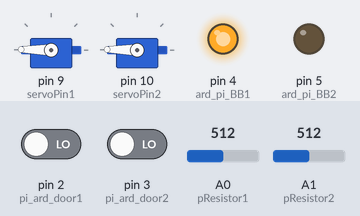
The sketch below on a simulated Arduino Uno, built with avr-gcc and run on an emulated ATmega328P. Parts: 2 × servo, output pins drawn as LEDs (lit = HIGH). Inputs (shaded band) come from the test bench; at power-on: pin 2 (pi_ard_door1) LOW, pin 3 (pi_ard_door2) LOW, A0 (pResistor1) = 512, A1 (pResistor2) = 512.

Above: at 5.9 s.
6.0 s: pin 2 (pi_ard_door1) driven HIGH
At 7.4 s:
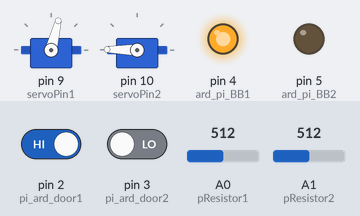
8.3 s: pin 3 (pi_ard_door2) driven HIGH
At 10.2 s:
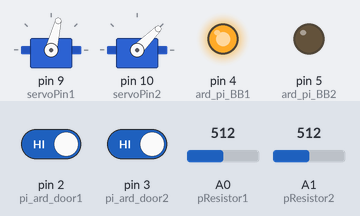
10.9 s: A0 (pResistor1) set to 443
12.4 s: A0 (pResistor1) set to 424
At 13.3 s:
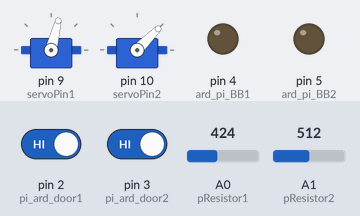
13.9 s: A1 (pResistor2) set to 477
15.4 s: A1 (pResistor2) set to 451
At 16.8 s:
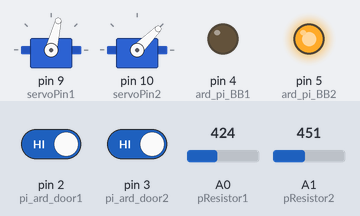
Timing chart, 0 to 17.9 s (numbered marks = the images above; inputs shaded):
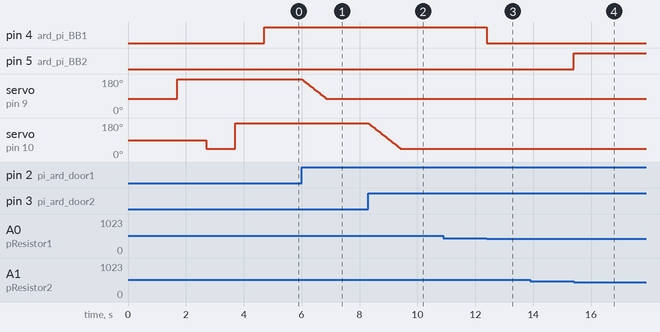

The sketch:

SEM_ard_nano.ino
```cpp
#include<Servo.h>
Servo servo1;     // Servo 1 = door1
#include<Servo.h>
Servo servo2;     // Servo 2 = door2

//Constants
const int slowness = 8000;   //slowness factor, us wait between 1deg movements, change to set door speed
//beam breaks
const int pResistor1 = A0;//BB1 safety
const int pResistor2 = A1;//BB2 return

//servo control
const int servoPin1 = 9;// door servos 1-2
const int servoPin2 = 10;

//outputs to Pi
const int ard_pi_BB1 = 4;//reports BB1low to Pi
const int ard_pi_BB2 = 5;//reports BB2low to Pi

//door angles: determine empirically
const int CLOSE_DOOR1 = 179;//Angle of 179 degrees -> door is closed
const int OPEN_DOOR1 = 76;//Angle of 76 degrees -> door is opened
const int CLOSE_DOOR2 = 179;//Angle of 179 degrees -> door is closed
const int OPEN_DOOR2 = 45;//Angle of 45 degrees -> door is opened

//motor inputs from Pi
const int pi_ard_door1 = 2;//open door1
const int pi_ard_door2 = 3;//open door2

//Variables
int photo_value1;//Store value from photoresistor (0-1023)
int INIT_READ1;//Store initial value from photoresistor
int photo_value2;//Store value from photoresistor (0-1023)
int INIT_READ2;
int pos1_current = CLOSE_DOOR1; //initial position variables for servos
int pos1_target = CLOSE_DOOR1;
int pos2_current = CLOSE_DOOR2; //initial position variables for servos
int pos2_target = CLOSE_DOOR2;
long start = millis();


void setup()
{
//  Serial.begin(9600);//setup serial
  pinMode(pResistor1, INPUT);//Set photoResistor - A0 pin as an input
  pinMode(pResistor2, INPUT);
  pinMode(ard_pi_BB1, OUTPUT);//output reports to Pi
  pinMode(ard_pi_BB2, OUTPUT);
  pinMode(pi_ard_door1, INPUT);//input commands from Pi
  pinMode(pi_ard_door2, INPUT);

  servo1.attach(servoPin1);
  servo1.write(OPEN_DOOR1);
  delay(1500);
  INIT_READ1 = analogRead(pResistor1);//calibrate top of door detector when door1 open
  delay(200);
  servo1.write(CLOSE_DOOR1);
  delay(1000);
  servo2.attach(servoPin2);
  servo2.write(OPEN_DOOR2);
  delay(1000);
  servo2.write(CLOSE_DOOR2);
  delay(1000);

  digitalWrite(ard_pi_BB1, LOW);//communication to Pi
  digitalWrite(ard_pi_BB2, LOW);

  INIT_READ2 = analogRead(pResistor2);// calibrate exit beam-break

//  Serial.print("INIT_READ1 ");  //show beam break values for trouble shooting if serial monitor is on
//  Serial.println(INIT_READ1);
//  Serial.print("INIT_READ2 ");
//  Serial.println(INIT_READ2);
}

void loop()
{
    photo_value1 = analogRead(pResistor1); //read beam breaks
    photo_value2 = analogRead(pResistor2);

//    Serial.print("photo_value1 ");
//    Serial.println(photo_value1);
//    Serial.print("photo_value2 ");
//    Serial.println(photo_value2);

    //output BB detectors to Pi
    if (photo_value1<INIT_READ1*0.85) //BB1 safety - inverted here
    {
        digitalWrite(ard_pi_BB1, LOW);
    }
    else
    {
        digitalWrite(ard_pi_BB1, HIGH);
    }

    if (photo_value2<INIT_READ2*0.9) //BB2 exit
    {
        digitalWrite(ard_pi_BB2, HIGH);
    }
    else
    {
        digitalWrite(ard_pi_BB2, LOW);
    }

    //servo movement loops
    if (pos1_current<pos1_target) //SERVO 1
    {
        pos1_current=pos1_current+1;
        servo1.write(pos1_current);
        delayMicroseconds(slowness);
    }
    if (pos1_current>pos1_target)
    {
        pos1_current=pos1_current-1;
        servo1.write(pos1_current);
        delayMicroseconds(slowness);
    }

    if (pos2_current<pos2_target) //SERVO 2
    {
        pos2_current=pos2_current+1;
        servo2.write(pos2_current);
        delayMicroseconds(slowness);
    }
    if (pos2_current>pos2_target)
    {
        pos2_current=pos2_current-1;
        servo2.write(pos2_current);
        delayMicroseconds(slowness);
    }

    //target commands
    //SERVO 1
    if ((digitalRead(pi_ard_door1) == HIGH))
    {
        pos1_target=OPEN_DOOR1;
    }
    else
    {
        pos1_target=CLOSE_DOOR1;
    }
    //SERVO 2
    if ((digitalRead(pi_ard_door2) == HIGH))
    {
        pos2_target=OPEN_DOOR2;
    }
    else
    {
        pos2_target=CLOSE_DOOR2;
    }

}//void loop end
```

Measured:
- the behaviour switches between 436 and 435 on A0 (pResistor1) (found by bisection; images 2 and 3)
- the behaviour switches between 461 and 460 on A1 (pResistor2) (found by bisection; images 3 and 4)
- after the input at 6.0 s, servo on pin 9 (servoPin1): moves from 179° to 76° over 0.85 s, starting at once
- after the input at 8.3 s, servo on pin 10 (servoPin2): moves from 179° to 45° over 1.1 s, starting at once
- after the input at 10.9 s, every drawn part: stays the same
- after the input at 12.4 s, pin 4 (ard_pi_BB1): HIGH → LOW at once
- after the input at 13.9 s, every drawn part: stays the same
- after the input at 15.4 s, pin 5 (ard_pi_BB2): LOW → HIGH at once
